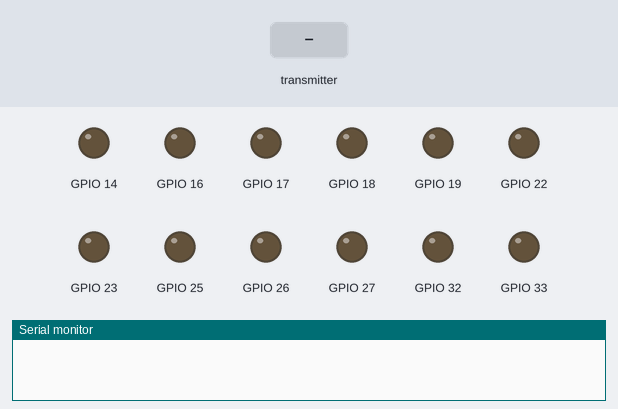
A sketch run on a simulated ESP32. Parts: output pins drawn as LEDs (lit = HIGH), the last lines printed to the serial monitor. The test bench sets the inputs (shaded band).

Above: at 1.2 s.
1.3 s: the transmitter starts sending xAxisValue = 0
At 2.2 s:
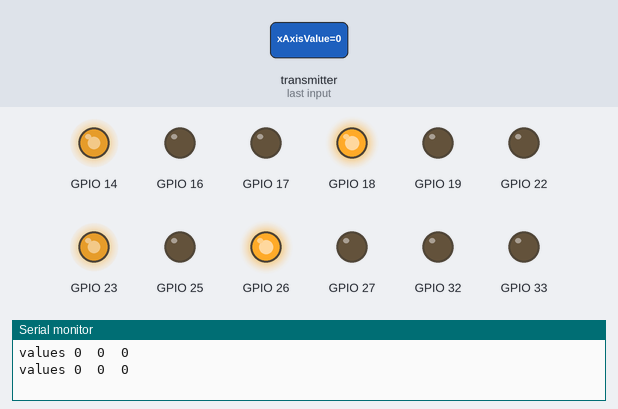
2.8 s: the transmitter starts sending yAxisValue = 128
At 3.3 s:
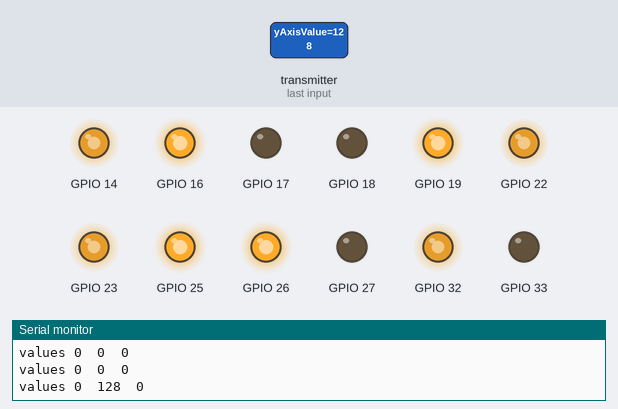
4.3 s: the transmitter starts sending zAxisValue = 128
At 5.5 s:
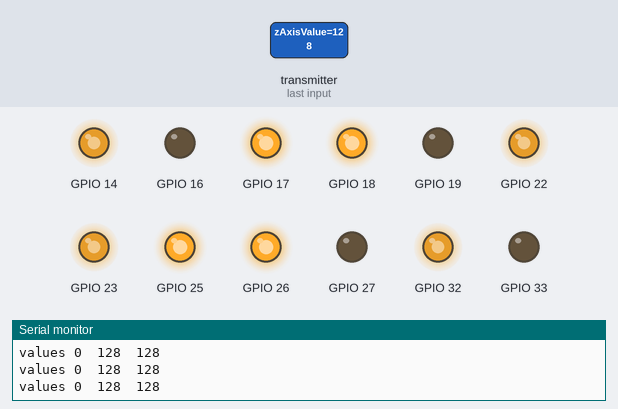
5.8 s: the transmitter starts sending xAxisValue = 255
At 6.8 s:
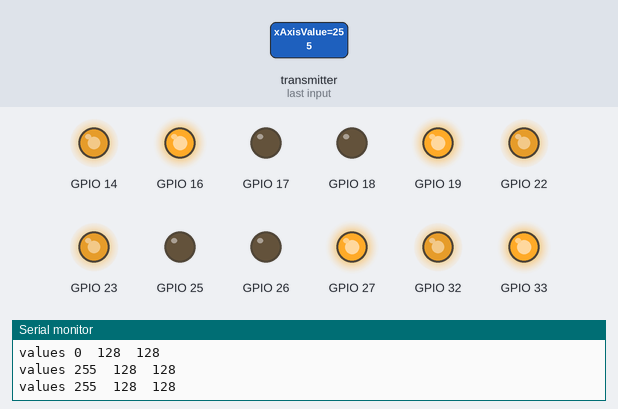
7.3 s: the transmitter starts sending yAxisValue = 0
At 8.0 s:
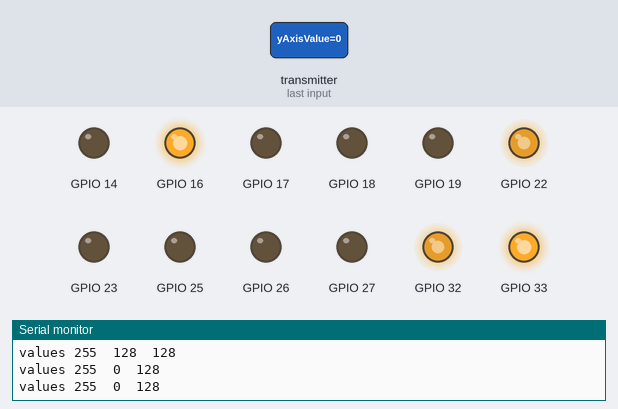
8.8 s: the transmitter starts sending xAxisValue = 128
At 9.1 s:
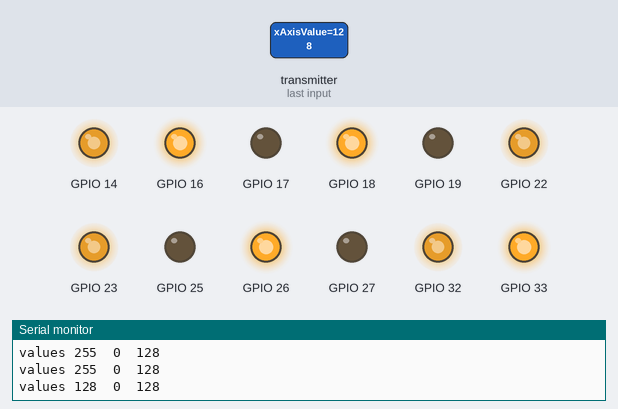
Timing chart, 0 to 11.3 s (numbered marks = the images above; inputs shaded):
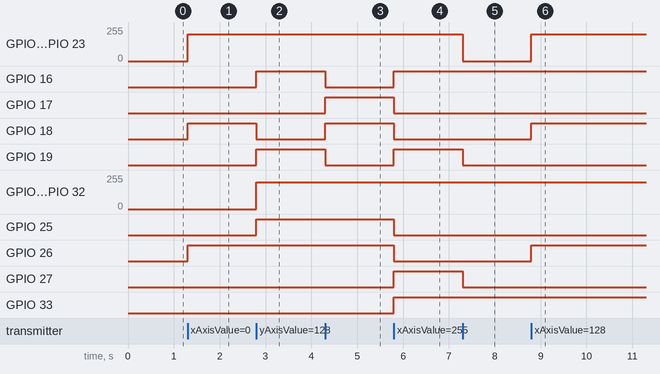

Measured:
- after the input at 1.3 s, GPIO 14, GPIO 23: 0/255 → 199/255 at once; GPIO 18, GPIO 26: LOW → HIGH at once
- after the input at 2.8 s, GPIO 16, GPIO 19, GPIO 25: LOW → HIGH at once; GPIO 18: HIGH → LOW at once; GPIO 22, GPIO 32: 0/255 → 199/255 at once
- after the input at 4.3 s, GPIO 16, GPIO 19: HIGH → LOW at once; GPIO 17, GPIO 18: LOW → HIGH at once
- after the input at 5.8 s, GPIO 16, GPIO 19, GPIO 27, GPIO 33: LOW → HIGH at once; GPIO 17, GPIO 18, GPIO 25, GPIO 26: HIGH → LOW at once
- after the input at 7.3 s, GPIO 14, GPIO 23: 199/255 → 0/255 at once; GPIO 19, GPIO 27: HIGH → LOW at once
- after the input at 8.8 s, GPIO 14, GPIO 23: 0/255 → 199/255 at once; GPIO 18, GPIO 26: LOW → HIGH at once

The sketch:

ESP32_Gesture_Control_Robot_Receiver.ino
```cpp
#include <esp_now.h>
#include <WiFi.h>
#include <vector>

#define FORWARD 1
#define BACKWARD 2
#define LEFT 3
#define RIGHT 4
#define FORWARD_LEFT 5
#define FORWARD_RIGHT 6
#define BACKWARD_LEFT 7
#define BACKWARD_RIGHT 8
#define TURN_LEFT 9
#define TURN_RIGHT 10
#define STOP 0

#define BACK_RIGHT_MOTOR 0
#define BACK_LEFT_MOTOR 1
#define FRONT_RIGHT_MOTOR 2
#define FRONT_LEFT_MOTOR 3

struct MOTOR_PINS
{
  int pinIN1;
  int pinIN2;
  int pinEn;
  int pwmSpeedChannel;
};

std::vector<MOTOR_PINS> motorPins =
{
  {16, 17, 22, 4},  //BACK_RIGHT_MOTOR
  {18, 19, 23, 5},  //BACK_LEFT_MOTOR
  {26, 27, 14, 6},  //FRONT_RIGHT_MOTOR
  {33, 25, 32, 7},  //FRONT_LEFT_MOTOR
};

#define MAX_MOTOR_SPEED 200

const int PWMFreq = 1000; /* 1 KHz */
const int PWMResolution = 8;

#define SIGNAL_TIMEOUT 1000  // This is signal timeout in milli seconds. We will reset the data if no signal
unsigned long lastRecvTime = 0;

typedef struct PacketData
{
  byte xAxisValue;
  byte yAxisValue;
  byte zAxisValue;
}PacketData;
PacketData receiverData;

// callback function that will be executed when data is received
void OnDataRecv(const uint8_t * mac, const uint8_t *incomingData, int len)
{
  if (len == 0)
  {
    return;
  }
  memcpy(&receiverData, incomingData, sizeof(receiverData));
  String inputData ;
  inputData = inputData + "values " + receiverData.xAxisValue + "  " + receiverData.yAxisValue + "  " + receiverData.zAxisValue;
  Serial.println(inputData);

  if ( receiverData.xAxisValue < 75 && receiverData.yAxisValue < 75)
  {
    processCarMovement(FORWARD_LEFT);
  }
  else if ( receiverData.xAxisValue > 175 && receiverData.yAxisValue < 75)
  {
    processCarMovement(FORWARD_RIGHT);
  }
  else if ( receiverData.xAxisValue < 75 && receiverData.yAxisValue > 175)
  {
    processCarMovement(BACKWARD_LEFT);
  }
  else if ( receiverData.xAxisValue > 175 && receiverData.yAxisValue > 175)
  {
    processCarMovement(BACKWARD_RIGHT);
  }
  else if (receiverData.zAxisValue > 175)
  {
    processCarMovement(TURN_RIGHT);
  }
  else if (receiverData.zAxisValue < 75)
  {
    processCarMovement(TURN_LEFT);
  }
  else if (receiverData.yAxisValue < 75)
  {
    processCarMovement(FORWARD);
  }
  else if (receiverData.yAxisValue > 175)
  {
    processCarMovement(BACKWARD);
  }
  else if (receiverData.xAxisValue > 175)
  {
    processCarMovement(RIGHT);
  }
  else if (receiverData.xAxisValue < 75)
  {
    processCarMovement(LEFT);
  }
  else
  {
    processCarMovement(STOP);
  }

  lastRecvTime = millis();
}

void processCarMovement(int inputValue)
{
  switch(inputValue)
  {
    case FORWARD:
      rotateMotor(FRONT_RIGHT_MOTOR, MAX_MOTOR_SPEED);
      rotateMotor(BACK_RIGHT_MOTOR, MAX_MOTOR_SPEED);
      rotateMotor(FRONT_LEFT_MOTOR, MAX_MOTOR_SPEED);
      rotateMotor(BACK_LEFT_MOTOR, MAX_MOTOR_SPEED);
      break;

    case BACKWARD:
      rotateMotor(FRONT_RIGHT_MOTOR, -MAX_MOTOR_SPEED);
      rotateMotor(BACK_RIGHT_MOTOR, -MAX_MOTOR_SPEED);
      rotateMotor(FRONT_LEFT_MOTOR, -MAX_MOTOR_SPEED);
      rotateMotor(BACK_LEFT_MOTOR, -MAX_MOTOR_SPEED);
      break;

    case LEFT:
      rotateMotor(FRONT_RIGHT_MOTOR, MAX_MOTOR_SPEED);
      rotateMotor(BACK_RIGHT_MOTOR, -MAX_MOTOR_SPEED);
      rotateMotor(FRONT_LEFT_MOTOR, -MAX_MOTOR_SPEED);
      rotateMotor(BACK_LEFT_MOTOR, MAX_MOTOR_SPEED);
      break;

    case RIGHT:
      rotateMotor(FRONT_RIGHT_MOTOR, -MAX_MOTOR_SPEED);
      rotateMotor(BACK_RIGHT_MOTOR, MAX_MOTOR_SPEED);
      rotateMotor(FRONT_LEFT_MOTOR, MAX_MOTOR_SPEED);
      rotateMotor(BACK_LEFT_MOTOR, -MAX_MOTOR_SPEED);
      break;

    case FORWARD_LEFT:
      rotateMotor(FRONT_RIGHT_MOTOR, MAX_MOTOR_SPEED);
      rotateMotor(BACK_RIGHT_MOTOR, STOP);
      rotateMotor(FRONT_LEFT_MOTOR, STOP);
      rotateMotor(BACK_LEFT_MOTOR, MAX_MOTOR_SPEED);
      break;

    case FORWARD_RIGHT:
      rotateMotor(FRONT_RIGHT_MOTOR, STOP);
      rotateMotor(BACK_RIGHT_MOTOR, MAX_MOTOR_SPEED);
      rotateMotor(FRONT_LEFT_MOTOR, MAX_MOTOR_SPEED);
      rotateMotor(BACK_LEFT_MOTOR, STOP);
      break;

    case BACKWARD_LEFT:
      rotateMotor(FRONT_RIGHT_MOTOR, STOP);
      rotateMotor(BACK_RIGHT_MOTOR, -MAX_MOTOR_SPEED);
      rotateMotor(FRONT_LEFT_MOTOR, -MAX_MOTOR_SPEED);
      rotateMotor(BACK_LEFT_MOTOR, STOP);
      break;

    case BACKWARD_RIGHT:
      rotateMotor(FRONT_RIGHT_MOTOR, -MAX_MOTOR_SPEED);
      rotateMotor(BACK_RIGHT_MOTOR, STOP);
      rotateMotor(FRONT_LEFT_MOTOR, STOP);
      rotateMotor(BACK_LEFT_MOTOR, -MAX_MOTOR_SPEED);
      break;

    case TURN_LEFT:
      rotateMotor(FRONT_RIGHT_MOTOR, MAX_MOTOR_SPEED);
      rotateMotor(BACK_RIGHT_MOTOR, MAX_MOTOR_SPEED);
      rotateMotor(FRONT_LEFT_MOTOR, -MAX_MOTOR_SPEED);
      rotateMotor(BACK_LEFT_MOTOR, -MAX_MOTOR_SPEED);
      break;

    case TURN_RIGHT:
      rotateMotor(FRONT_RIGHT_MOTOR, -MAX_MOTOR_SPEED);
      rotateMotor(BACK_RIGHT_MOTOR, -MAX_MOTOR_SPEED);
      rotateMotor(FRONT_LEFT_MOTOR, MAX_MOTOR_SPEED);
      rotateMotor(BACK_LEFT_MOTOR, MAX_MOTOR_SPEED);
      break;

    case STOP:
      rotateMotor(FRONT_RIGHT_MOTOR, STOP);
      rotateMotor(BACK_RIGHT_MOTOR, STOP);
      rotateMotor(FRONT_LEFT_MOTOR, STOP);
      rotateMotor(BACK_LEFT_MOTOR, STOP);
      break;

    default:
      rotateMotor(FRONT_RIGHT_MOTOR, STOP);
      rotateMotor(BACK_RIGHT_MOTOR, STOP);
      rotateMotor(FRONT_LEFT_MOTOR, STOP);
      rotateMotor(BACK_LEFT_MOTOR, STOP);
      break;
  }
}

void rotateMotor(int motorNumber, int motorSpeed)
{
  if (motorSpeed < 0)
  {
    digitalWrite(motorPins[motorNumber].pinIN1, LOW);
    digitalWrite(motorPins[motorNumber].pinIN2, HIGH);
  }
  else if (motorSpeed > 0)
  {
    digitalWrite(motorPins[motorNumber].pinIN1, HIGH);
    digitalWrite(motorPins[motorNumber].pinIN2, LOW);
  }
  else
  {
    digitalWrite(motorPins[motorNumber].pinIN1, LOW);
    digitalWrite(motorPins[motorNumber].pinIN2, LOW);
  }

  ledcWrite(motorPins[motorNumber].pwmSpeedChannel, abs(motorSpeed));
}

void setUpPinModes()
{
  for (int i = 0; i < motorPins.size(); i++)
  {
    pinMode(motorPins[i].pinIN1, OUTPUT);
    pinMode(motorPins[i].pinIN2, OUTPUT);
    //Set up PWM for motor speed
    ledcSetup(motorPins[i].pwmSpeedChannel, PWMFreq, PWMResolution);
    ledcAttachPin(motorPins[i].pinEn, motorPins[i].pwmSpeedChannel);
    rotateMotor(i, STOP);
  }
}

void setup()
{
  setUpPinModes();

  Serial.begin(115200);
  WiFi.mode(WIFI_STA);

  // Init ESP-NOW
  if (esp_now_init() != ESP_OK)
  {
    Serial.println("Error initializing ESP-NOW");
    return;
  }

  esp_now_register_recv_cb(OnDataRecv);
}

void loop()
{
  //Check Signal lost.
  unsigned long now = millis();
  if ( now - lastRecvTime > SIGNAL_TIMEOUT )
  {
    processCarMovement(STOP);
  }
}
```
